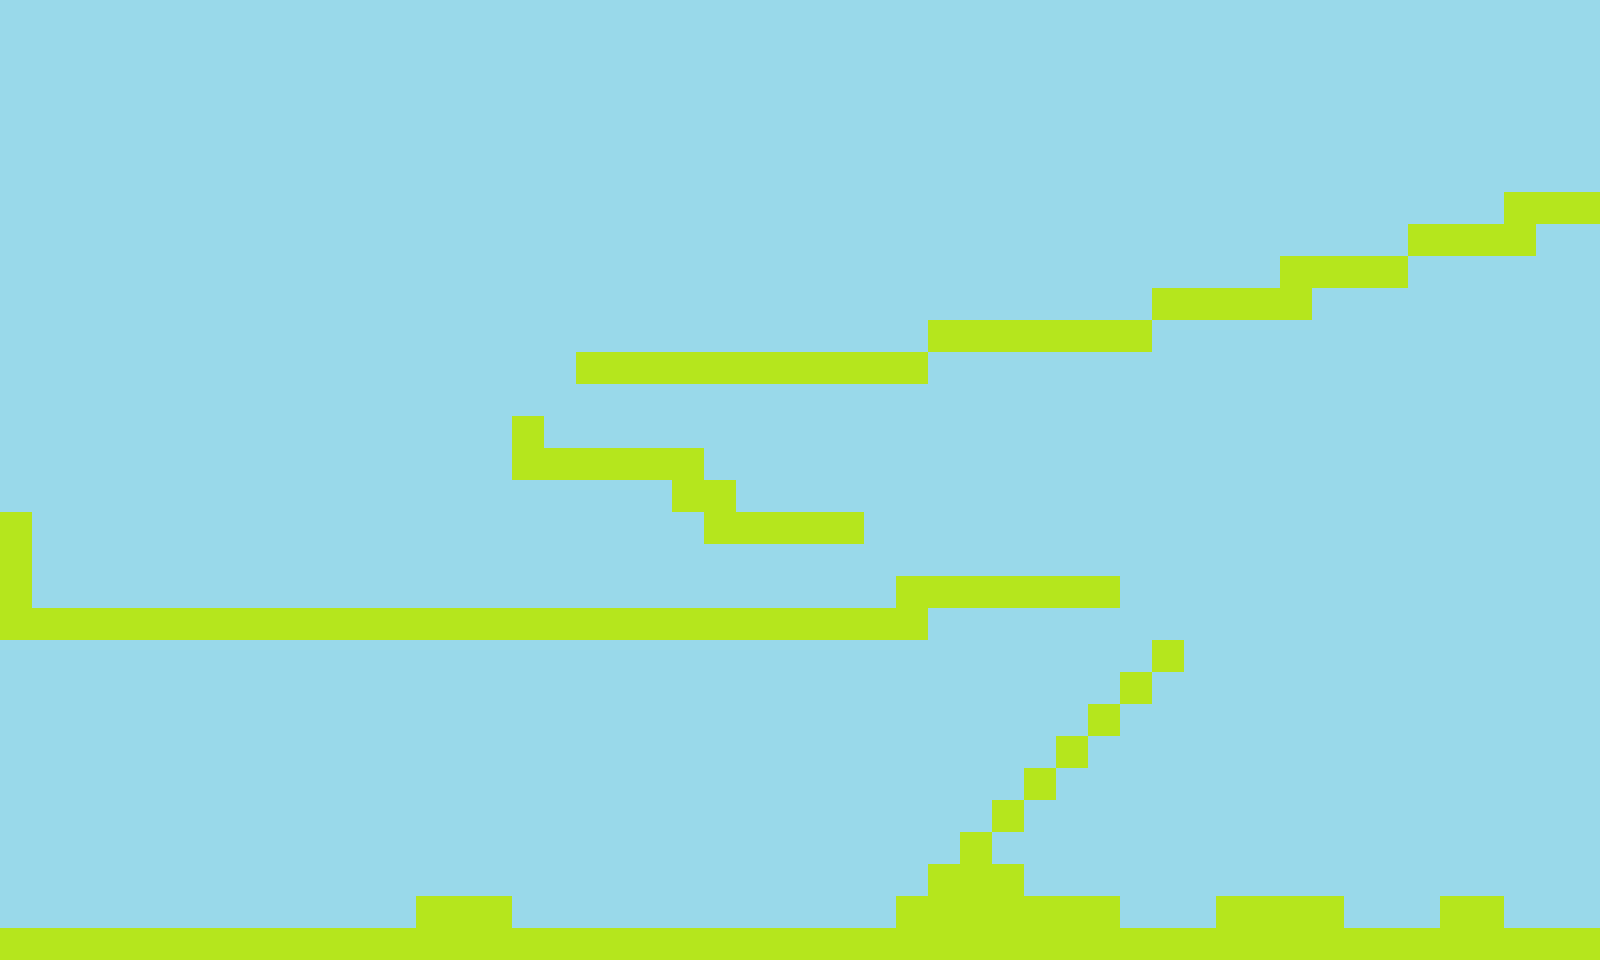

This game map was drawn from its Tiled (.tmx) file and the tilesets committed beside it. A one-line description and the full map source follow:
An orthogonal 50x30 tile map with 32x32 px tiles, 1 tile layer (Tile Layer 1).

<map version="1.0" tiledversion="1.1.6" orientation="orthogonal" renderorder="right-down" width="50" height="30" tilewidth="32" tileheight="32" infinite="0" nextobjectid="1">
 <tileset firstgid="1" source="sprites.tsx" />
 <layer name="Tile Layer 1" width="50" height="30">
  <data encoding="csv">
1,1,1,1,1,1,1,1,1,1,1,1,1,1,1,1,1,1,1,1,1,1,1,1,1,1,1,1,1,1,1,1,1,1,1,1,1,1,1,1,1,1,1,1,1,1,1,1,1,1,
1,1,1,1,1,1,1,1,1,1,1,1,1,1,1,1,1,1,1,1,1,1,1,1,1,1,1,1,1,1,1,1,1,1,1,1,1,1,1,1,1,1,1,1,1,1,1,1,1,1,
1,1,1,1,1,1,1,1,1,1,1,1,1,1,1,1,1,1,1,1,1,1,1,1,1,1,1,1,1,1,1,1,1,1,1,1,1,1,1,1,1,1,1,1,1,1,1,1,1,1,
1,1,1,1,1,1,1,1,1,1,1,1,1,1,1,1,1,1,1,1,1,1,1,1,1,1,1,1,1,1,1,1,1,1,1,1,1,1,1,1,1,1,1,1,1,1,1,1,1,1,
1,1,1,1,1,1,1,1,1,1,1,1,1,1,1,1,1,1,1,1,1,1,1,1,1,1,1,1,1,1,1,1,1,1,1,1,1,1,1,1,1,1,1,1,1,1,1,1,1,1,
1,1,1,1,1,1,1,1,1,1,1,1,1,1,1,1,1,1,1,1,1,1,1,1,1,1,1,1,1,1,1,1,1,1,1,1,1,1,1,1,1,1,1,1,1,1,1,1,1,1,
1,1,1,1,1,1,1,1,1,1,1,1,1,1,1,1,1,1,1,1,1,1,1,1,1,1,1,1,1,1,1,1,1,1,1,1,1,1,1,1,1,1,1,1,1,1,1,2,2,2,
1,1,1,1,1,1,1,1,1,1,1,1,1,1,1,1,1,1,1,1,1,1,1,1,1,1,1,1,1,1,1,1,1,1,1,1,1,1,1,1,1,1,1,1,2,2,2,2,1,1,
1,1,1,1,1,1,1,1,1,1,1,1,1,1,1,1,1,1,1,1,1,1,1,1,1,1,1,1,1,1,1,1,1,1,1,1,1,1,1,1,2,2,2,2,1,1,1,1,1,1,
1,1,1,1,1,1,1,1,1,1,1,1,1,1,1,1,1,1,1,1,1,1,1,1,1,1,1,1,1,1,1,1,1,1,1,1,2,2,2,2,2,1,1,1,1,1,1,1,1,1,
1,1,1,1,1,1,1,1,1,1,1,1,1,1,1,1,1,1,1,1,1,1,1,1,1,1,1,1,1,2,2,2,2,2,2,2,1,1,1,1,1,1,1,1,1,1,1,1,1,1,
1,1,1,1,1,1,1,1,1,1,1,1,1,1,1,1,1,1,2,2,2,2,2,2,2,2,2,2,2,1,1,1,1,1,1,1,1,1,1,1,1,1,1,1,1,1,1,1,1,1,
1,1,1,1,1,1,1,1,1,1,1,1,1,1,1,1,1,1,1,1,1,1,1,1,1,1,1,1,1,1,1,1,1,1,1,1,1,1,1,1,1,1,1,1,1,1,1,1,1,1,
1,1,1,1,1,1,1,1,1,1,1,1,1,1,1,1,2,1,1,1,1,1,1,1,1,1,1,1,1,1,1,1,1,1,1,1,1,1,1,1,1,1,1,1,1,1,1,1,1,1,
1,1,1,1,1,1,1,1,1,1,1,1,1,1,1,1,2,2,2,2,2,2,1,1,1,1,1,1,1,1,1,1,1,1,1,1,1,1,1,1,1,1,1,1,1,1,1,1,1,1,
1,1,1,1,1,1,1,1,1,1,1,1,1,1,1,1,1,1,1,1,1,2,2,1,1,1,1,1,1,1,1,1,1,1,1,1,1,1,1,1,1,1,1,1,1,1,1,1,1,1,
2,1,1,1,1,1,1,1,1,1,1,1,1,1,1,1,1,1,1,1,1,1,2,2,2,2,2,1,1,1,1,1,1,1,1,1,1,1,1,1,1,1,1,1,1,1,1,1,1,1,
2,1,1,1,1,1,1,1,1,1,1,1,1,1,1,1,1,1,1,1,1,1,1,1,1,1,1,1,1,1,1,1,1,1,1,1,1,1,1,1,1,1,1,1,1,1,1,1,1,1,
2,1,1,1,1,1,1,1,1,1,1,1,1,1,1,1,1,1,1,1,1,1,1,1,1,1,1,1,2,2,2,2,2,2,2,1,1,1,1,1,1,1,1,1,1,1,1,1,1,1,
2,2,2,2,2,2,2,2,2,2,2,2,2,2,2,2,2,2,2,2,2,2,2,2,2,2,2,2,2,1,1,1,1,1,1,1,1,1,1,1,1,1,1,1,1,1,1,1,1,1,
1,1,1,1,1,1,1,1,1,1,1,1,1,1,1,1,1,1,1,1,1,1,1,1,1,1,1,1,1,1,1,1,1,1,1,1,2,1,1,1,1,1,1,1,1,1,1,1,1,1,
1,1,1,1,1,1,1,1,1,1,1,1,1,1,1,1,1,1,1,1,1,1,1,1,1,1,1,1,1,1,1,1,1,1,1,2,1,1,1,1,1,1,1,1,1,1,1,1,1,1,
1,1,1,1,1,1,1,1,1,1,1,1,1,1,1,1,1,1,1,1,1,1,1,1,1,1,1,1,1,1,1,1,1,1,2,1,1,1,1,1,1,1,1,1,1,1,1,1,1,1,
1,1,1,1,1,1,1,1,1,1,1,1,1,1,1,1,1,1,1,1,1,1,1,1,1,1,1,1,1,1,1,1,1,2,1,1,1,1,1,1,1,1,1,1,1,1,1,1,1,1,
1,1,1,1,1,1,1,1,1,1,1,1,1,1,1,1,1,1,1,1,1,1,1,1,1,1,1,1,1,1,1,1,2,1,1,1,1,1,1,1,1,1,1,1,1,1,1,1,1,1,
1,1,1,1,1,1,1,1,1,1,1,1,1,1,1,1,1,1,1,1,1,1,1,1,1,1,1,1,1,1,1,2,1,1,1,1,1,1,1,1,1,1,1,1,1,1,1,1,1,1,
1,1,1,1,1,1,1,1,1,1,1,1,1,1,1,1,1,1,1,1,1,1,1,1,1,1,1,1,1,1,2,1,1,1,1,1,1,1,1,1,1,1,1,1,1,1,1,1,1,1,
1,1,1,1,1,1,1,1,1,1,1,1,1,1,1,1,1,1,1,1,1,1,1,1,1,1,1,1,1,2,2,2,1,1,1,1,1,1,1,1,1,1,1,1,1,1,1,1,1,1,
1,1,1,1,1,1,1,1,1,1,1,1,1,2,2,2,1,1,1,1,1,1,1,1,1,1,1,1,2,2,2,2,2,2,2,1,1,1,2,2,2,2,1,1,1,2,2,1,1,1,
2,2,2,2,2,2,2,2,2,2,2,2,2,2,2,2,2,2,2,2,2,2,2,2,2,2,2,2,2,2,2,2,2,2,2,2,2,2,2,2,2,2,2,2,2,2,2,2,2,2
</data>
 </layer>
</map>
